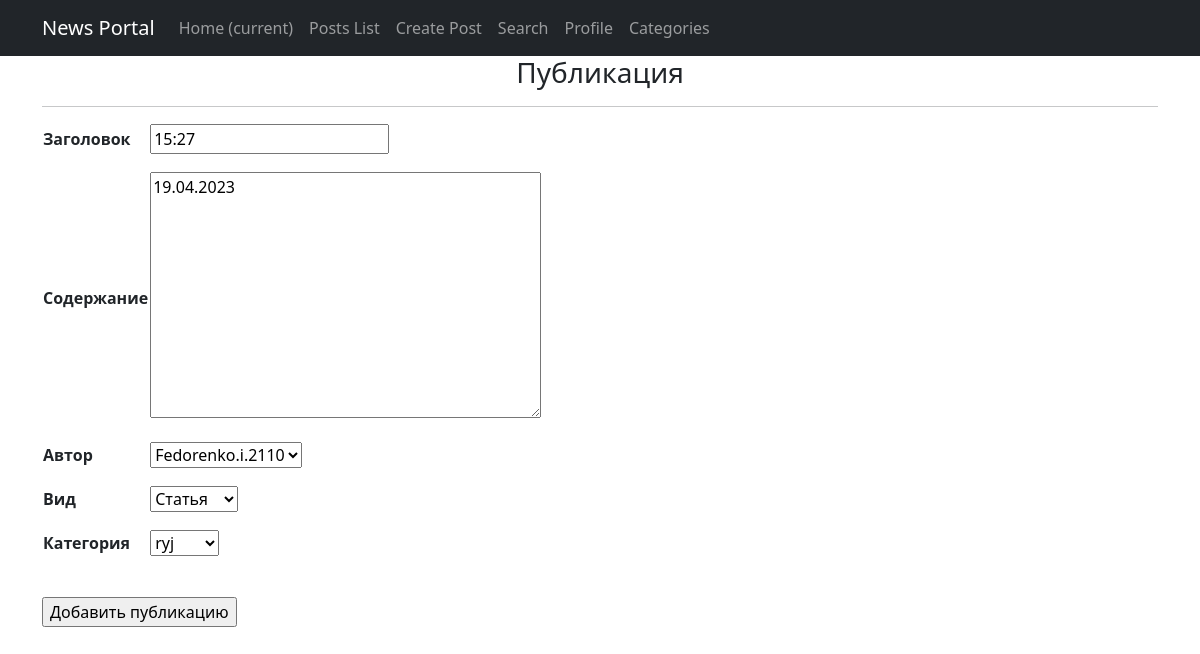
Page /posts/add/8 (signed in) on the committed database.
### news/models.py (models this page shows, shortened)
class Post(models.Model):
    article = 'AR'
    news = 'NW'
    kind = [
        (article, 'Статья'),
        (news, 'Новость')
    ]
    author = models.ForeignKey(Author, on_delete=models.CASCADE)
    view = models.CharField(max_length=2, choices=kind, default=article)
    time_of_creation = models.DateTimeField(auto_now_add=True)
    post_category = models.ForeignKey(Category, on_delete=models.CASCADE, verbose_name='Категория(category)')
    title = models.CharField(max_length=128)
    text = models.TextField()
    post_rating = models.IntegerField(default=0)
    class Meta:
        verbose_name = 'Публикация'
        verbose_name_plural = 'Публикации'

### news/views.py (the view)
# urls.py: path('add/<int:pk>', PostUpdateView.as_view(), name='post_update'),
class PostUpdateView(LoginRequiredMixin, PermissionRequiredMixin, UpdateView):
    template_name = 'news/post_add.html'
    form_class = PostForm
    permission_required = ('news.change_post',)
    def get_object(self, **kwargs):
        id = self.kwargs.get('pk')
        return Post.objects.get(pk=id)

### news/forms.py
class PostForm(ModelForm):
    class Meta:
        model = Post
        fields = ['title', 'text', 'author', 'view', 'post_category']

### news/models.py (called while the page is built)
    def __str__(self):
        return f'{self.author_user}'

    def __str__(self):
        return f'{self.name}'

### templates/news/post_add.html (shortened to what this page needs)
{% extends 'default.html' %}
{% block content %}
<h3>Публикация</h3>
<hr>
<form method="POST">
    <table>
        <tr>
            <td>
                <p align="left">
                <b>Заголовок &nbsp </b>
                </p>
            </td>
            <td>
                <p align="left">
                {{ form.title }}
                </p>
            </td>
        </tr>
        <tr>
            <td>
                <p align="left">
                <b>Содержание</b>
                </p>
            </td>
            <td>
                <p align="left">
                {{ form.text }}
                </p>
            </td>
        </tr>
        <tr>
            <td>
                <p align="left">
                <b>Автор</b>
                </p>
            </td>
            <td>
                <p align="left">
                {{ form.author }}
                </p>
            </td>
        </tr>
        <tr>
            <td>
                <p align="left">
                <b>Вид</b>
                </p>
            </td>
            <td>
                <p align="left">
                {{ form.view }}
                </p>
            </td>
        </tr>
        <tr>
            <td>
                <p align="left">
                <b>Категория</b>
                </p>
            </td>
             <td>
                <p align="left">
                {{ form.post_category }}
                </p>
            </td>
        </tr>
    </table>
    <br>
    <p align="left">
    <input type="submit" value="Добавить публикацию">
    </p>
</form>
<br>
{% endblock content %}

### rows in the picture
Post: title "15:27", text "19.04.2023", author "Fedorenko.i.2110", view "Статья", post_category "ryj"
